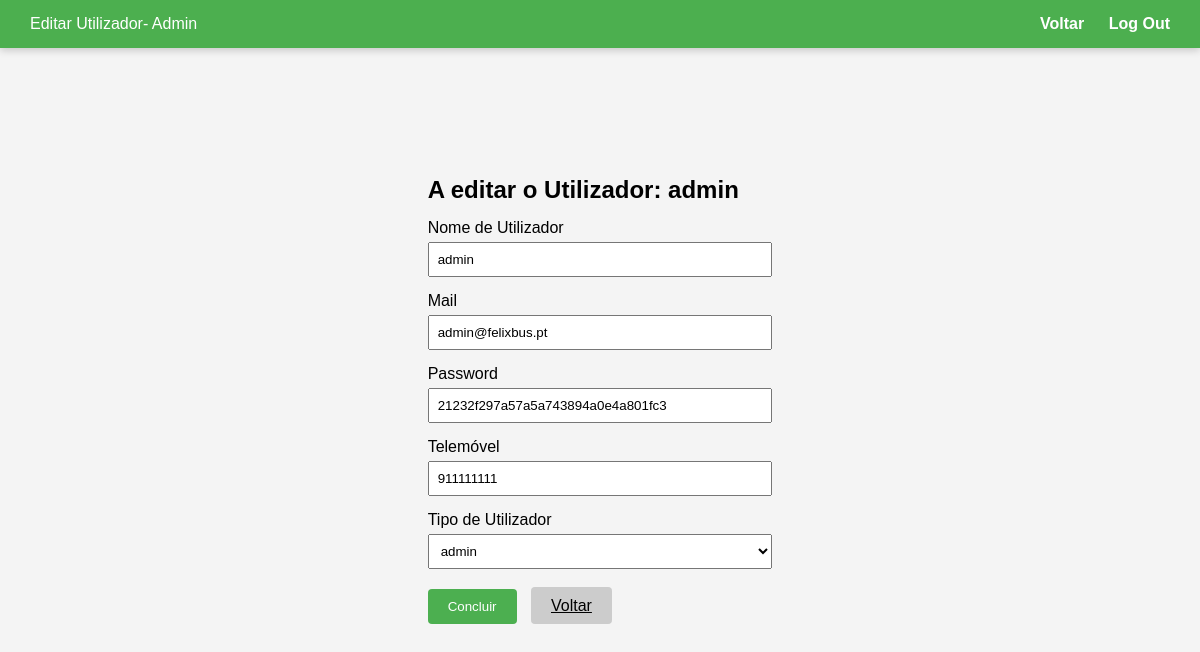
The page /paginas/AdminEditarUtilizador.php?mail=admin@felixbus.pt (signed in) on the database its author committed.
### tables this page shows
CREATE TABLE `utilizador` (
  `id_utilizador` int(11) NOT NULL,
  `nomeUtilizador` varchar(40) NOT NULL,
  `mail` varchar(40) NOT NULL,
  `pass` varchar(100) NOT NULL,
  `telemovel` int(9) NOT NULL,
  `tipoUtilizador` int(2) NOT NULL
);

CREATE TABLE `tipoutilizador` (
  `id_Tipo` int(2) NOT NULL,
  `descricao` varchar(30) NOT NULL
);

### paginas/AdminEditarUtilizador.php (the view, shortened to what this page needs)
<?php
$mail = $_GET['mail'];
$sql = "SELECT * FROM utilizador WHERE mail='$mail'";
$result = mysqli_query($conn, $sql);
$row = mysqli_fetch_assoc($result);
$tipos_sql = "SELECT * FROM tipoutilizador";
$tipos_result = mysqli_query($conn, $tipos_sql);
$tipos = [];
while ($tipo = mysqli_fetch_assoc($tipos_result)) {
    $tipos[] = $tipo;
}
?>
<!DOCTYPE html>
<html lang="pt">
<head>
</head>
<body>
<div class="navbar">
  <div class="nav-left">Editar Utilizador- Admin</div>
  <div class="nav-right">
    <a href="PagIniAdmin.php">Voltar</a>
    <a href="logout.php">Log Out</a>
  </div>
</div>
<form method="POST">
<h2>A editar o Utilizador:  <?php echo $row['nomeUtilizador']; ?></h2>
    <label>Nome de Utilizador</label>
    <input type="text" name="nomeUtilizador" value="<?php echo $row['nomeUtilizador']; ?>" required>
    <label>Mail</label>
    <input type="mail" name="mail" value="<?php echo $row['mail']; ?>" required>
    <label>Password</label>
    <input type="text" name="pass" value="<?php echo $row['pass']; ?>" required>
    <label>Telemóvel</label>
    <input type="text" name="telemovel" value="<?php echo $row['telemovel']; ?>">
    <label>Tipo de Utilizador</label>
    <select name="tipoUtilizador" required>
        <?php foreach ($tipos as $tipo): ?>
            <option value="<?php echo $tipo['id_Tipo']; ?>" <?php if ($row['tipoUtilizador'] == $tipo['id_Tipo']) echo 'selected'; ?>>
                <?php echo ($tipo['descricao']); ?>
            </option>
        <?php endforeach; ?>
    </select>
    <button class="btn save-btn" type="submit">Concluir</button>
    <a href="AdminUtilizadorEditado.php" class="btn back-btn">Voltar</a>
</form>
</body>
</html>

### paginas/AdminEditarUtilizador.php (style rules this page uses)
*, *::before, *::after { margin: 0; padding: 0; box-sizing: border-box; }
body { font-family: Arial, sans-serif; background-color: #f4f4f4; display: flex; flex-direction: column; align-items: center; padding-top: 100px; min-height: 100vh; }
.navbar { position: fixed; top: 0; left: 0; width: 100%; background-color: hsl(122, 39.40%, 49.20%); color: white; display: flex; justify-content: space-between; align-items: center; padding: 15px 30px; box-shadow: 0 2px 8px rgba(0,0,0,0.2); z-index: 1000; }
.navbar a { color: white; text-decoration: none; margin-left: 20px; font-weight: bold; }
body { font-family: Arial, sans-serif; padding: 20px; }
form { max-width: 400px; margin: auto; }
label { display: block; margin-top: 15px; }
input, select { width: 100%; padding: 8px; margin-top: 5px; }
.btn { margin-top: 20px; padding: 10px 20px; border: none; cursor: pointer; border-radius: 4px; }
.save-btn { background-color: #4CAF50; color: white; }
.back-btn { background-color: #ccc; color: black; margin-left: 10px; }

### rows shown on the page
utilizador: nomeUtilizador "admin", mail "admin@felixbus.pt", pass "21232f297a57a5a743894a0e4a801fc3", telemovel "911111111", tipoUtilizador "admin"
